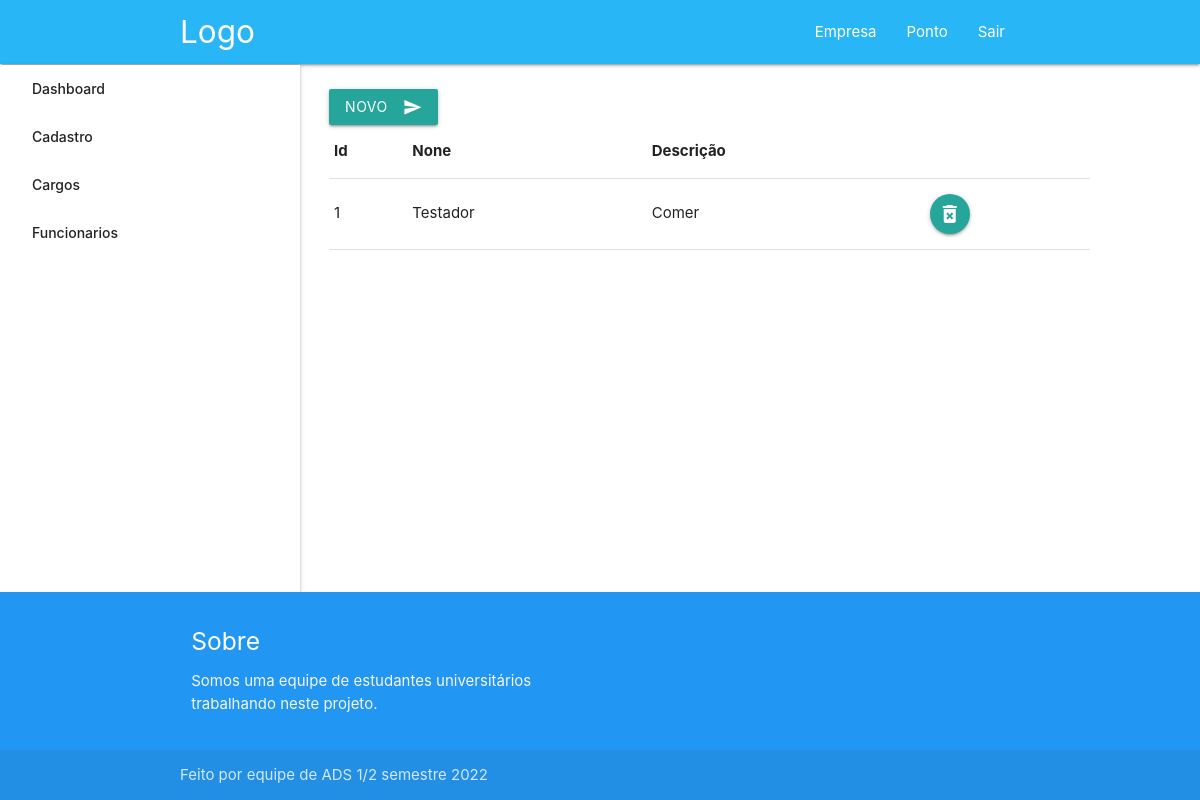
The app's page /cargos (signed in), older data.
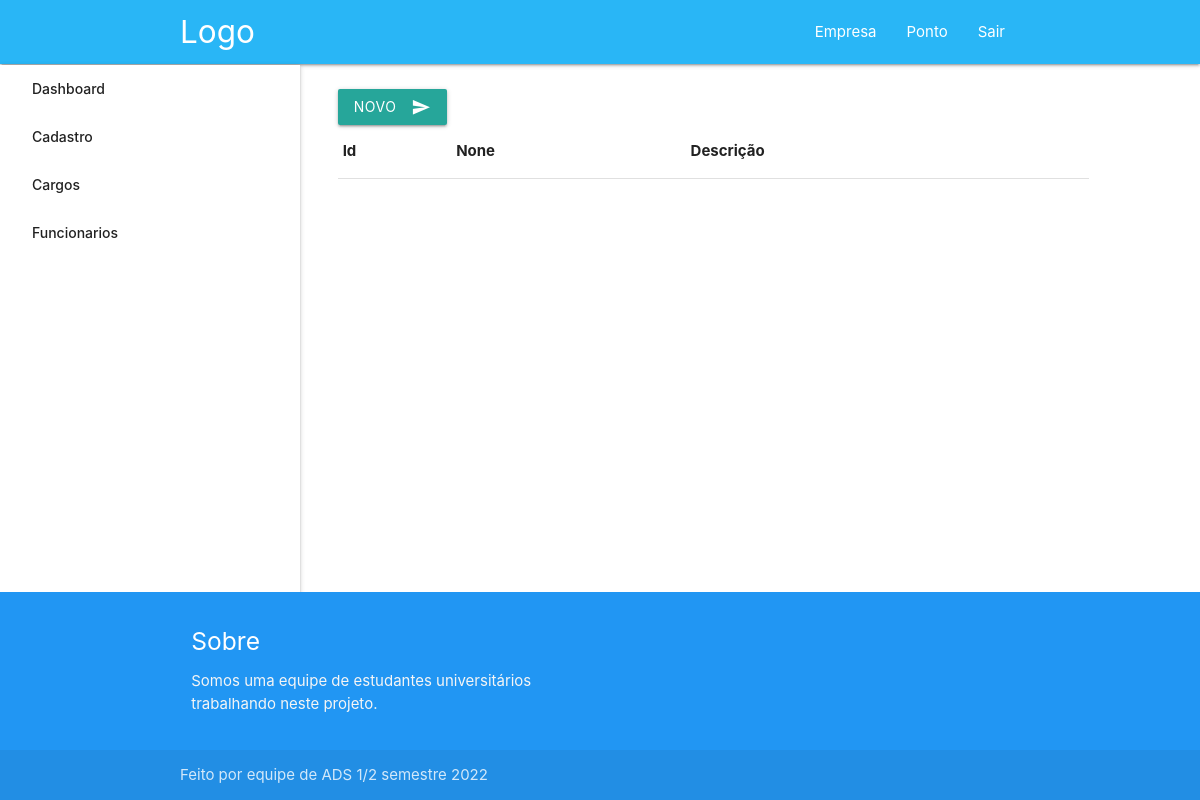
The same page, newer data.
### app/models/cargo.py (models this page shows, shortened)
class Cargo(db.Model):
    id_cargo = db.Column(db.Integer, primary_key=True, autoincrement=True)
    titulo = db.Column(db.String(40), nullable=False)
    descricao = db.Column(db.Text, nullable=False)
    id_empresa = db.Column(db.Integer, db.ForeignKey('empresa.id_empresa'), nullable=False)
    hora_entrada = db.Column(db.Time)
    hora_almoco = db.Column(db.Time)
    hora_saida = db.Column(db.Time)
    data_criacao = db.Column(db.DateTime, default=datetime.datetime.now())
    id_status = db.Column(db.Integer)
    empresas = db.relationship('Empresa', back_populates='cargos')

### app/routes.py (the view)
@app.route('/cargos', methods=['GET'])
@helper.token_required
def detalhe_cargo(current_user):
    if current_user[1] == 0:
        logado = helper.token_validate(request)
        users = cargo.cargo_by_id_empresa(current_user[0].id_empresa)
        return render_template('detalhe_cargo.html', users=users, logado=logado)
    return redirect('/detalhes')

### app/views/cargo.py (called while the page is built)
def cargo_by_id_empresa(id_empresa):
    try:
        return Cargo.query.filter(Cargo.id_empresa == id_empresa).filter(Cargo.id_status == 1).all()
    except:
        return None

### app/views/empresa.py (called while the page is built)
def empresa_by_cnpj(cnpj):
    try:
        return Empresa.query.filter(Empresa.cnpj == cnpj).one()
    except:
        return None

### app/views/helper.py (called while the page is built)
def token_required(f):
    @wraps(f)
    def decorated(*args, **kwargs):
        token = request.cookies.get('token')
        if not token:
            return redirect("/login")
        try:
            data = jwt.decode(token, app.config['SECRET_KEY'], algorithms=['HS256'])
            role = int(data['role'])
            current_user = None
            if role == 0:
                current_user = empresa_by_cnpj(cnpj=data['username'])
            elif role == 1:
                current_user = funcionario_by_cpf(cpf=data['username'])
                if current_user.id_status == 0:
                    current_user = None
            if not current_user:
                return redirect("/login")
        except:
            return redirect("/login")
        return f((current_user, role), *args, **kwargs)
    return decorated

def token_validate(request):
    token = request.cookies.get('token')
    try:
        data = jwt.decode(token, app.config['SECRET_KEY'], algorithms=['HS256'])
        if int(data['role']) == 0:
            current_user = empresa_by_cnpj(cnpj=data['username'])
        else:
            current_user = funcionario_by_cpf(cpf=data['username'])
            if current_user.id_status == 0:
                current_user = None
        if current_user:
            return (True, int(data['role']))
    except:
        return None
    return None

### app/templates/detalhe_cargo.html
{% extends "detalhe_layout.html" %}
{% block empresa %}
<div style="display: inline-flex;flex-direction: column;align-items: start;width: 100%;margin-left: 25%">
   <a href="/cargo"><button class="btn waves-effect waves-light"> Novo <i class="material-icons right">send</i> </button></a>
  <table id="data" class="highlight">
    <thead>
      <tr>
        <th>Id</th>
        <th>None</th>
        <th>Descrição</th>
      </tr>
    </thead>
    <tbody>
      {% for user in users %}
        <tr>
          <td>{{ user.id_cargo }}</td>
          <td>{{ user.titulo }}</td>
          <td>{{ user.descricao }}</td>
          <td>
            <a class="btn-floating tooltipped" data-position="bottom" data-tooltip="Desativar" href="/cargo/{{ user.id_cargo }}/desabilitar"><i class="Small material-icons">delete_forever</i></a>
          </td>
        </tr>
      {% endfor %}
    </tbody>
  </table>
  </div>
{% endblock %}

### app/templates/detalhe_layout.html
{% extends "layout.html" %}
{% block conteudo %}
<table>
    <tr style="border: 0">
        <td style="border: 0">
            <ul id="slide-out" class="sidenav sidenav-fixed">
                <li><a href="/empresa">Dashboard</a></li>
                <li><a href="/cadastro">Cadastro</a></li>
                <li><a href="/cargos">Cargos</a></li>
                <li><a href="/funcionarios">Funcionarios</a></li>
            </ul>
        </td>
        <td  style="display: inline-flex;flex-direction: column;align-items: center; padding: 25px;width: 100%; border: 0">
            {% block empresa %}{% endblock %}
        </td>
    </tr>
</table>
{% endblock %}

### app/templates/layout.html (shortened to what this page needs)
<!DOCTYPE html>
<html>
    <head>
        <link href="{{url_for('static',filename = 'css/materialize.css')}}" rel="stylesheet" media="screen,projection">
        <link href="{{url_for('static',filename = 'css/style.css')}}" rel="stylesheet" media="screen,projection">
    </head>
    <body class="d-flex flex-column h-100">
        <header>
            <nav class="light-blue lighten-1" role="navigation" style="z-index: 1;">
                <div class="nav-wrapper container"><a id="logo-container" href="./" class="brand-logo">Logo</a>
                    <ul class="right hide-on-med-and-down">
                        {% if logado[0] %}
                            {% if logado[1] == 0 %}
                                <li><a href="/empresa">Empresa</a></li>
                                <li><a href="/ponto">Ponto</a></li>
                                <li><a href="/logout">Sair</a></li>
                            {% else %}
                                <li><a href="/detalhes">Empresa</a></li>
                                <li><a href="/logout">Sair</a></li>
                            {% endif %}
                        {% else %}
                        <li><a href="/login">Empresa</a></li>
                        <li><a href="/loginfuncionario">Funcionario</a></li>
                        {% endif %}
                    </ul>
                </div>
            </nav>
        </header>
        <main class="flex-shrink-0">
            <div class="container">
                <div class="center-align" id="content">
                    {% block conteudo %}{% endblock %}
                </div>
            </div>
        </main>
        <footer class="page-footer blue" style="bottom: 0; z-index: 2;">
            <div class="container">
                <div class="row">
                    <div class="col l6 s12">
                        <h5 class="white-text">Sobre</h5>
                        <p class="grey-text text-lighten-4">Somos uma equipe de estudantes universitários trabalhando neste projeto.</p>
                    </div>
                </div>
            </div>
            <div class="footer-copyright">
                <div class="container">
                    Feito por equipe de ADS 1/2 semestre 2022
                </div>
            </div>
        </footer>
    </body>
</html>

### app/static/css/style.css (style rules this page uses)
body { display: flex; min-height: 100vh; flex-direction: column; }
main { flex: 1 0 auto; }
.sidenav.sidenav-fixed { left: 0; -webkit-transform: translateX(0); transform: translateX(0); position: absolute; top: 65px; z-index: 0; height: calc(90%); }

Row changes from the older to the newer data that the page shows:
no longer on this page (row edited): Cargo: id_cargo "1", titulo "Testador", descricao "Comer"
